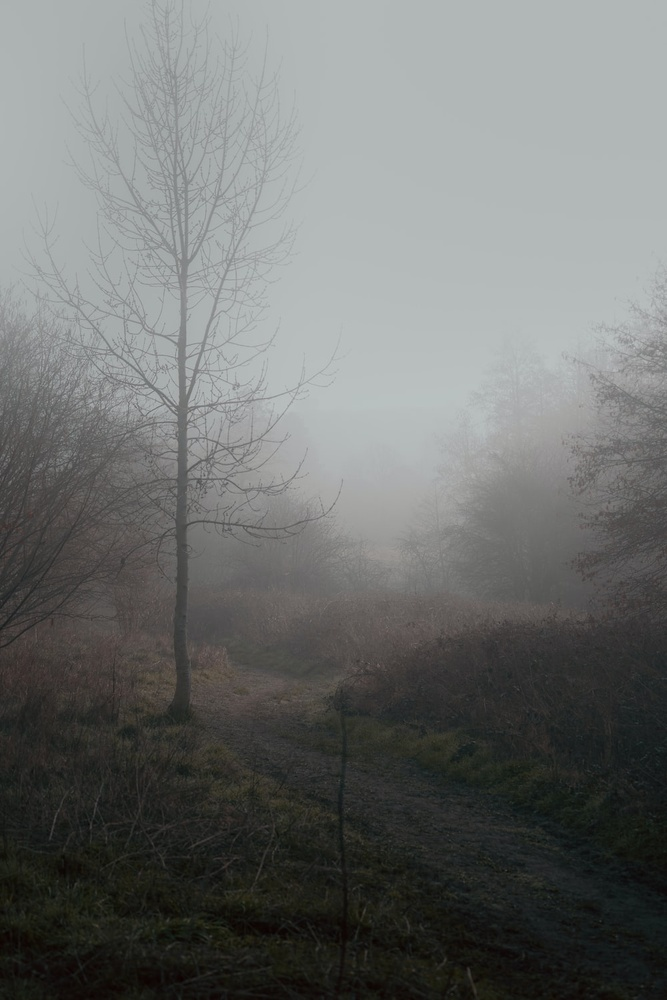
#> input picture ImageProcessing/assign1/sample/scenery2.jpg, 667 x 1000 px, shrunk from 1000 x 1500 before the run, found by its file name
$ python q3.py
#> lines starting #> are read from the running program, lines starting #| are printed output that depends on the picture
from PIL import Image
from PIL.Image import Image as IMG

def enhancePowerLaw(image:IMG, c, gamma):
    image = image.convert("L") # convert to gray scale
    max_level = 255 # max gray scale value of this image (255 for 8 bit)
    max_transformed_value = c*pow(max_level, gamma)
    for x in range(image.height): # height
        for y in range(image.width): # width
            r = image.getpixel((y,x))
            s = c*pow(r, gamma)
            s = s/max_transformed_value * max_level # convert value back to 0-255 range
            image.putpixel((y,x), round(s))
    image.save(f"ImageProcessing/assign1/q3/scenery2-PowerLaw-c{c}-y{gamma}.jpg")

img = Image.open("ImageProcessing/assign1/sample/scenery2.jpg")
#> img is the input picture: PIL image 667x1000 RGB; mean R, G, B 109.8, 111.9, 110.4
c_arr = [0.5, 1, 2]
y_arr = [0.4, 2.5]

for c in c_arr:
    for y in y_arr:
        enhancePowerLaw(img, c, y)
#> this loop made 3 passes
#> pass 1, in enhancePowerLaw, `image.save(f"ImageProcessing/assign1/q3/scenery2-PowerLaw-c{c}-y{gamma..`:
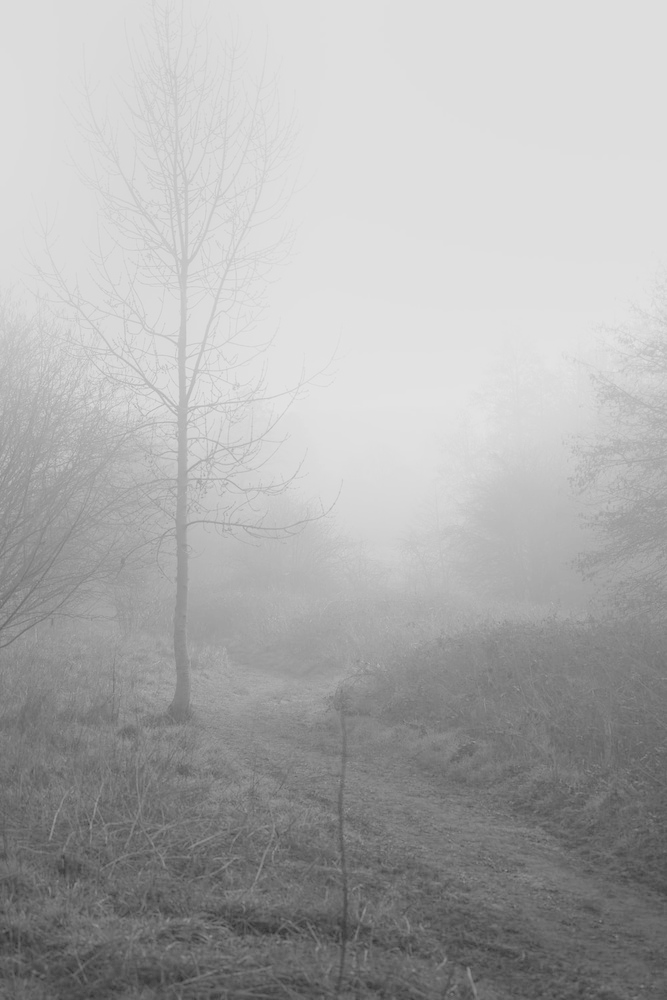
#> saved as scenery2-PowerLaw-c0.5-y0.4.jpg: PIL image 667x1000 L; min 48, max 229, mean 173
#> pass 1, in enhancePowerLaw (call 2), `image.save(f"ImageProcessing/assign1/q3/scenery2-PowerLaw-c{c}-y{gamma..`:
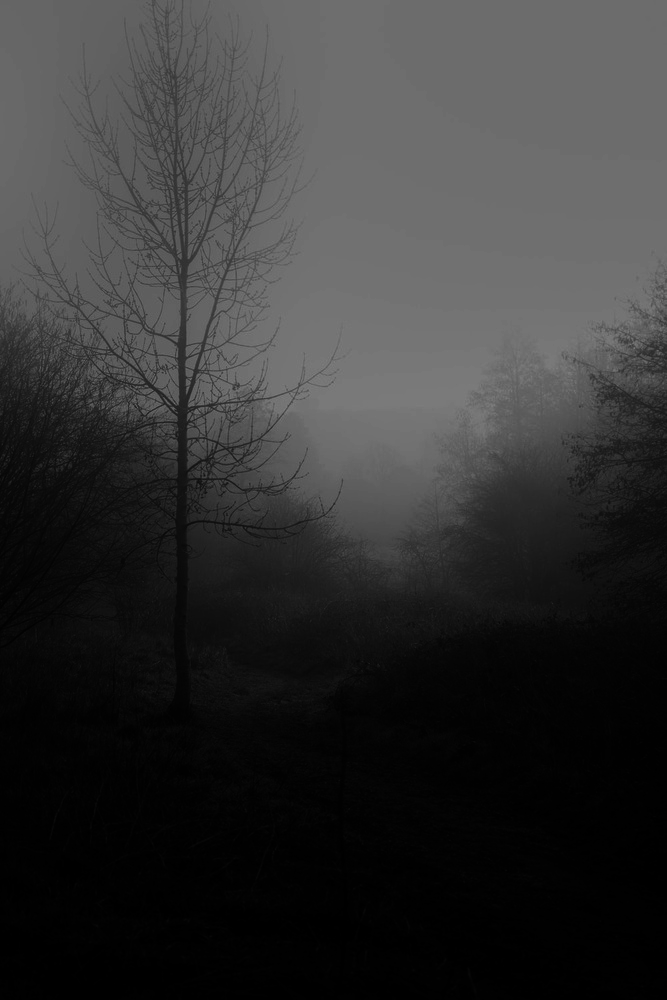
#> saved as scenery2-PowerLaw-c0.5-y2.5.jpg: PIL image 667x1000 L; min 0, max 129, mean 51.5
